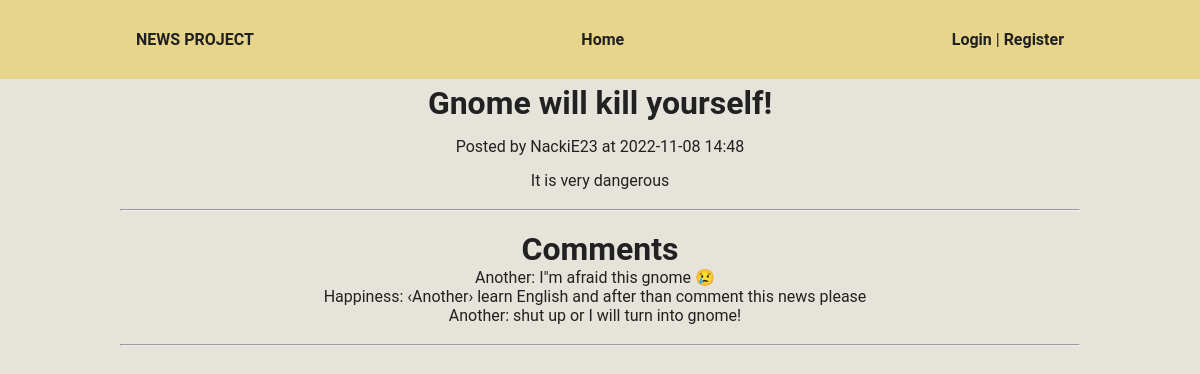
The page /news?id=1 on the database its author committed.
### tables this page shows
CREATE TABLE news (
    id INTEGER PRIMARY KEY autoincrement, 
    created DATETIME,
    title TEXT NOT NULL, 
    main_text TEXT NOT NULL,
    user_id INTEGER NOT NULL,
    FOREIGN KEY(user_id) REFERENCES users(id)
  );

CREATE TABLE users (
    id INTEGER PRIMARY KEY autoincrement,
    email TEXT UNIQUE NOT NULL, 
    username TEXT NOT NULL, 
    password TEXT NOT NULL,
    is_admin BOOLEAN NOT NULL DEFAULT 0 CHECK (is_admin IN (0, 1))
  );

CREATE TABLE comments ( 
    id INTEGER PRIMARY KEY autoincrement, 
    main_text TEXT NOT NULL,
    news_id INTEGER NOT NULL,
    user_id INTEGER NOT NULL,
    FOREIGN KEY(user_id) REFERENCES users(id),
    FOREIGN KEY(news_id) REFERENCES news(id)
  );

### views/pages/news.php (called while the page is built, shortened)
<?php
$news = News::get($_GET['id']);
$is_comments_exist = Comment::check_if_exists($news['id']);
if ($is_comments_exist) {
    $comments = Comment::all($news['id']);
}
require 'views/templates/dafault_template.php';

### router/routes.php (called while the page is built, shortened)
<?php
Router::enable();

### index.php (called while the page is built, shortened)
<?php
require_once "router/routes.php";

### app/Controllers/News.php (called while the page is built, shortened)
<?php
class News {
    public static function get($news_id): array {
        $sql = "SELECT n.id, n.created, n.title, n.main_text, n.user_id, u.username
                FROM news n
                JOIN users u
                    ON n.user_id == u.id
                WHERE n.id = $news_id";
        return $GLOBALS['db']->querySingle($sql, true);
    }
}

### app/Controllers/Comment.php (called while the page is built, shortened)
<?php
class Comment {
    public static function all($news_id): \SQLite3Result {
        $sql = "SELECT c.id, c.main_text, c.user_id, u.username
                FROM comments c
                JOIN users u
                    ON c.user_id == u.id
                WHERE c.news_id == $news_id";
        return $GLOBALS['db']->query($sql);
    }
}

### views/templates/news.php (the view, shortened to what this page needs)
<h1 class="news__title">
    <?= $news['title'] ?>
</h1>
<p class="news__created">
    Posted by <?= $news['username'] ?> at <?= $news['created'] ?>
</p>
<p class="news__main_text">
    <?= $news['main_text'] ?>
</p>
<br><hr><br>
<h1>Comments</h1>
<ul>
<?php
    if ($comments) {
        while ($comment = $comments->fetchArray(SQLITE3_ASSOC)) {
            ?>
            <li class='news__comment'>
                <span class="news__comment_text">
                    <?= $comment['username'] ?>: <?= $comment['main_text'] ?>
                </span>
            <?php
        }
    } else {
            echo "No comments yet";
    }
?>
</ul>
<br><hr><br>

### app/Services/Router.php (shortened to what this page needs)
<?php
class Router {
    private static $list = [];
    public static function route(string $uri, string $page_name, array $methods, string $name = null) {
        self::$list[] = [
            "uri" => $uri,
            "page" => $page_name,
            "methods" => $methods,
            "name" => $name,
            "is_reg" => false
        ];
    }
    public static function enable() {
        $query = $_GET['q'];
        foreach(self::$list as $route) {
            if ($route['is_reg']) {
                if (in_array($_SERVER['REQUEST_METHOD'], $route['methods'])) {
                    require_once "views/pages/" . $route['page'] . ".php";
                    exit();
                } else {
                    break;
                }
            } elseif ($route['uri'] === '/' . $query) {
                if (in_array($_SERVER['REQUEST_METHOD'], $route['methods'])) {
                    require_once "views/pages/" . $route['page'] . ".php";
                    exit();
                } else {
                    break;
                }
            }
        }
    }
}

### views/templates/dafault_template.php (shortened to what this page needs)
<!DOCTYPE html>
<html lang="en">
<head>
    <link type="text/css" href="/assets/css/styles.min.css" rel="stylesheet" />
</head>
<body>
<header>
    <div class="elements container">
        <div class="elements__logo">
            <a href="/">
                NEWS PROJECT
            </a>
        </div>
        <div class="elements_menu">
            <ul class="elements_menu__list">
                <li class="elements_menu__list_item">
                    <a class="elements_menu__list_item_link" href="/">Home</a>
                </li>
            </ul>
        </div>
        <div class="elements__button">
        <?php
            if (!$_SESSION['user']) {
                ?>
                <a class="elements__button_link" href="/login">Login</a>
                |
                <a class="elements__button_link" href="/register">Register</a>
                <?php
            } else {
                ?>
                <?= $_SESSION['user']['username'] ?> |
                <a class="elements__button_link" href="/logout">Logout</a>
                <?php
            }
        ?>
        </div>
    </div>
</header>
<div class="container">
<?php include 'views/templates/' . $content_template ?>
</div>
</body>
</html>

### rows shown on the page
news: title "Gnome will kill yourself!", user.username "NackiE23", created "2022-11-08 14:48", main_text "It is very dangerous"
comments: user.username "Another", main_text "I\"m afraid this gnome 😢"
comments: user.username "Happiness", main_text "‹Another› learn English and after than comment this news please"
comments: user.username "Another", main_text "shut up or I will turn into gnome!"
